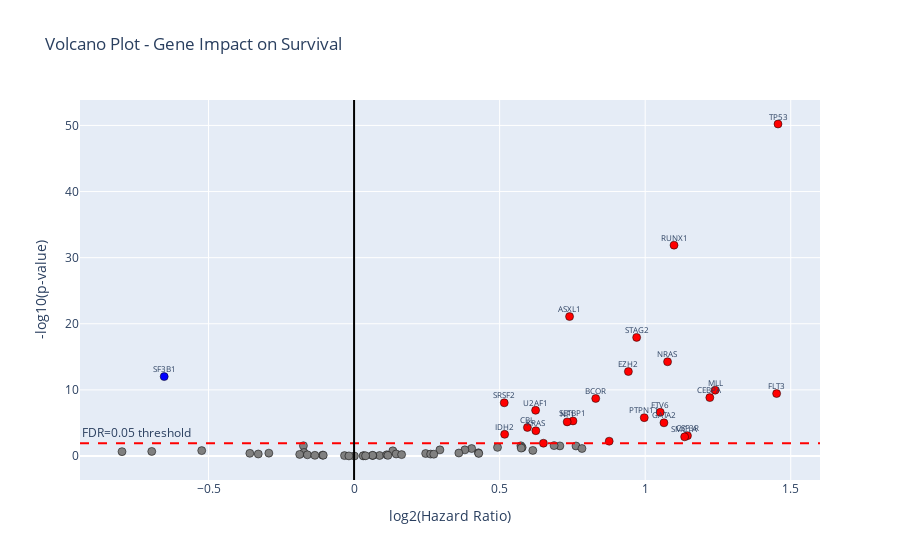

Here is the notebook cell this chart was saved with:
### Markdown cell above
## Visualisation: Volcano Plot and Forest Plot (Plotly)

### Code cell
# Volcano Plot with Plotly
log_hr = np.log2(df_ranking['Hazard_Ratio'])
neg_log_pvalue = -np.log10(df_ranking['Cox_pvalue'])

# Colors according to significance
colors = []
for idx, row in df_ranking.iterrows():
    if row['Cox_FDR'] < 0.05:
        if row['Hazard_Ratio'] > 1:
            colors.append('red')  # Significant higher risk
        else:
            colors.append('blue')  # Significant protective
    else:
        colors.append('gray')  # Not significant

# Threshold line for FDR=0.05 (approximate)
fdr_threshold = df_ranking[df_ranking['Cox_FDR'] < 0.05]['Cox_pvalue'].max() if len(significant_genes) > 0 else 0.05/70

fig_volcano = go.Figure()

fig_volcano.add_trace(
    go.Scatter(
        x=log_hr,
        y=neg_log_pvalue,
        mode='markers',
        marker=dict(
            color=colors,
            size=8,
            line=dict(width=0.5, color='black')
        ),
        text=df_ranking['Gene'],
        hovertemplate='Gene: %{text}<br>log2(HR): %{x:.2f}<br>-log10(p): %{y:.2f}<extra></extra>'
    )
)

# Add horizontal line at FDR threshold
fig_volcano.add_hline(
    y=-np.log10(fdr_threshold),
    line_dash='dash',
    line_color='red',
    annotation_text='FDR=0.05 threshold',
    annotation_position='top left'
)

# Add vertical line at log2(HR)=0
fig_volcano.add_vline(
    x=0,
    line_dash='solid',
    line_color='black'
)

# Annotate most significant genes
for idx, row in df_ranking.iterrows():
    if row['Cox_FDR'] < 0.01:
        fig_volcano.add_annotation(
            x=np.log2(row['Hazard_Ratio']),
            y=-np.log10(row['Cox_pvalue']),
            text=row['Gene'],
            showarrow=False,
            yshift=8,
            font=dict(size=8)
        )

fig_volcano.update_layout(
    title='Volcano Plot - Gene Impact on Survival',
    xaxis_title='log2(Hazard Ratio)',
    yaxis_title='-log10(p-value)',
)

volcano_path = '../../figures/gene_ranking_volcano.html'
fig_volcano.write_html(volcano_path)
fig_volcano.show()
print(f"\nFigure saved: {volcano_path}")

### Figure 1 — Plotly figure (JSON) as saved in the notebook; plotly's stock layout.template omitted (floating-point values rounded to 4 significant figures)
{"data": [{"hovertemplate": "Gene: %{text}<br>log2(HR): %{x:.2f}<br>-log10(p): %{y:.2f}<extra></extra>", "marker": {"color": ["red", "red", "red", "red", "blue", "red", "red", "red", "red", "red", "red", "red", "red", "red", "red", "red", "red", "red", "red", "gray", "red", "red", "red", "red", "red", "red", "gray", "gray", "gray", "gray", "gray", "gray", "gray", "gray", "gray", "gray", "gray", "gray", "gray", "gray", "gray", "gray", "gray", "gray", "gray", "gray", "gray", "gray", "gray", "gray", "gray", "gray", "gray", "gray", "gray", "gray", "gray", "gray", "gray", "gray", "gray", "gray", "gray", "gray", "gray", "gray", "gray", "gray", "gray", "gray"], "line": {"color": "black", "width": 0.5}, "size": 8}, "mode": "markers", "text": ["TP53", "RUNX1", "ASXL1", "STAG2", "SF3B1", "NRAS", "EZH2", "SRSF2", "MLL", "BCOR", "FLT3", "CEBPA", "U2AF1", "ETV6", "PTPN11", "SETBP1", "NF1", "GATA2", "CBL", "TET2", "KRAS", "IDH2", "CSF3R", "SMC1A", "NPM1", "ASXL2", "BCORL1", "CREBBP", "U2AF2", "KIT", "PRPF8", "BRCC3", "ETNK1", "GNB1", "DNMT3A", "ZRSR2", "ATRX", "PPM1D", "SUZ12", "NFE2", "PHF6", "RAD50", "WT1", "STAT3", "RAD21", "KMT2C", "CTCF", "MGA", "KMT2D", "BRAF", "DDX41", "JAK2", "ZBTB33", "SMC3", "CSNK1A1", "LUC7L2", "ROBO2", "CUX1", "EP300", "KDM6A", "CALR", "SH2B3", "IDH1", "ARID2", "IRF1", "MPL", "EED", "DDX4", "DDX54", "GNAS"], "type": "scatter", "x": [1.456, 1.099, 0.7403, 0.9707, -0.6522, 1.077, 0.9423, 0.5159, 1.24, 0.8301, 1.452, 1.222, 0.6235, 1.052, 0.9968, 0.752, 0.732, 1.064, 0.5954, -0.174, 0.6244, 0.5173, 1.145, 1.136, 0.6504, 0.8764, 0.573, 0.7069, 0.6871, 0.7623, 0.5774, 0.4928, 0.4039, 0.5741, 0.1332, -0.1723, 0.7829, 0.3807, 0.614, -0.5234, 0.2949, -0.695, 0.2459, -0.7972, 0.4272, -0.2928, -0.1867, -0.3581, -0.1605, 0.3599, -0.03283, 0.1445, -0.1083, 0.4282, 0.1633, 0.263, -0.3292, 0.00102, -0.1059, 0.2739, 0.08764, 0.1124, 0.03336, 0.06389, 0.03115, 0.06368, 0.1162, -0.1347, 0.03955, -0.01774], "y": [50.22, 31.89, 21.09, 17.94, 12.01, 14.26, 12.78, 8.048, 9.962, 8.705, 9.451, 8.833, 6.917, 6.62, 5.8, 5.306, 5.163, 5.022, 4.319, 1.554, 3.827, 3.282, 3.082, 2.901, 1.933, 2.243, 1.543, 1.53, 1.574, 1.518, 1.286, 1.309, 1.133, 1.194, 0.7822, 0.5256, 1.137, 0.9291, 0.8478, 0.8165, 0.9295, 0.6915, 0.3796, 0.6628, 0.4843, 0.435, 0.2402, 0.4069, 0.1817, 0.4523, 0.06628, 0.3095, 0.1315, 0.3952, 0.211, 0.2901, 0.3054, 0.002008, 0.121, 0.2753, 0.07525, 0.188, 0.05497, 0.07934, 0.0277, 0.102, 0.09715, 0.1011, 0.03403, 0.01729]}], "layout": {"annotations": [{"showarrow": false, "text": "FDR=0.05 threshold", "x": 0, "xanchor": "left", "xref": "x domain", "y": 1.933, "yanchor": "bottom", "yref": "y"}, {"font": {"size": 8}, "showarrow": false, "text": "TP53", "x": 1.456, "y": 50.22, "yshift": 8}, {"font": {"size": 8}, "showarrow": false, "text": "RUNX1", "x": 1.099, "y": 31.89, "yshift": 8}, {"font": {"size": 8}, "showarrow": false, "text": "ASXL1", "x": 0.7403, "y": 21.09, "yshift": 8}, {"font": {"size": 8}, "showarrow": false, "text": "STAG2", "x": 0.9707, "y": 17.94, "yshift": 8}, {"font": {"size": 8}, "showarrow": false, "text": "SF3B1", "x": -0.6522, "y": 12.01, "yshift": 8}, {"font": {"size": 8}, "showarrow": false, "text": "NRAS", "x": 1.077, "y": 14.26, "yshift": 8}, {"font": {"size": 8}, "showarrow": false, "text": "EZH2", "x": 0.9423, "y": 12.78, "yshift": 8}, {"font": {"size": 8}, "showarrow": false, "text": "SRSF2", "x": 0.5159, "y": 8.048, "yshift": 8}, {"font": {"size": 8}, "showarrow": false, "text": "MLL", "x": 1.24, "y": 9.962, "yshift": 8}, {"font": {"size": 8}, "showarrow": false, "text": "BCOR", "x": 0.8301, "y": 8.705, "yshift": 8}, {"font": {"size": 8}, "showarrow": false, "text": "FLT3", "x": 1.452, "y": 9.451, "yshift": 8}, {"font": {"size": 8}, "showarrow": false, "text": "CEBPA", "x": 1.222, "y": 8.833, "yshift": 8}, {"font": {"size": 8}, "showarrow": false, "text": "U2AF1", "x": 0.6235, "y": 6.917, "yshift": 8}, {"font": {"size": 8}, "showarrow": false, "text": "ETV6", "x": 1.052, "y": 6.62, "yshift": 8}, {"font": {"size": 8}, "showarrow": false, "text": "PTPN11", "x": 0.9968, "y": 5.8, "yshift": 8}, {"font": {"size": 8}, "showarrow": false, "text": "SETBP1", "x": 0.752, "y": 5.306, "yshift": 8}, {"font": {"size": 8}, "showarrow": false, "text": "NF1", "x": 0.732, "y": 5.163, "yshift": 8}, {"font": {"size": 8}, "showarrow": false, "text": "GATA2", "x": 1.064, "y": 5.022, "yshift": 8}, {"font": {"size": 8}, "showarrow": false, "text": "CBL", "x": 0.5954, "y": 4.319, "yshift": 8}, {"font": {"size": 8}, "showarrow": false, "text": "KRAS", "x": 0.6244, "y": 3.827, "yshift": 8}, {"font": {"size": 8}, "showarrow": false, "text": "IDH2", "x": 0.5173, "y": 3.282, "yshift": 8}, {"font": {"size": 8}, "showarrow": false, "text": "CSF3R", "x": 1.145, "y": 3.082, "yshift": 8}, {"font": {"size": 8}, "showarrow": false, "text": "SMC1A", "x": 1.136, "y": 2.901, "yshift": 8}], "shapes": [{"line": {"color": "red", "dash": "dash"}, "type": "line", "x0": 0, "x1": 1, "xref": "x domain", "y0": 1.933, "y1": 1.933, "yref": "y"}, {"line": {"color": "black", "dash": "solid"}, "type": "line", "x0": 0, "x1": 0, "xref": "x", "y0": 0, "y1": 1, "yref": "y domain"}], "title": {"text": "Volcano Plot - Gene Impact on Survival"}, "xaxis": {"title": {"text": "log2(Hazard Ratio)"}}, "yaxis": {"title": {"text": "-log10(p-value)"}}}}
